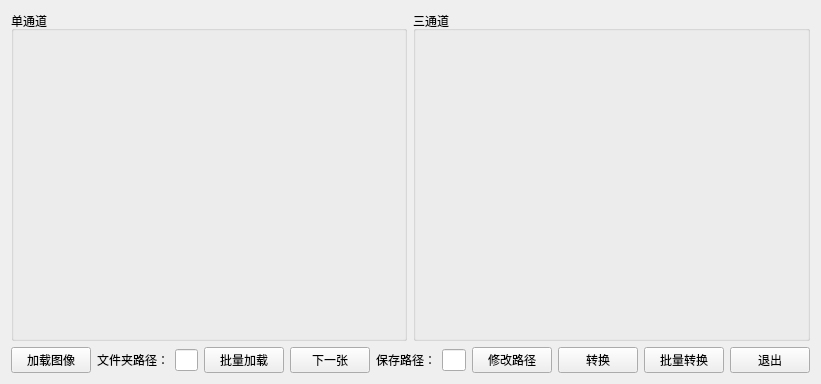
<?xml version="1.0" encoding="UTF-8"?>
<ui version="4.0">
 <class>Widget</class>
 <widget class="QWidget" name="Widget">
  <property name="geometry">
   <rect>
    <x>0</x>
    <y>0</y>
    <width>821</width>
    <height>384</height>
   </rect>
  </property>
  <property name="sizePolicy">
   <sizepolicy hsizetype="Preferred" vsizetype="Preferred">
    <horstretch>0</horstretch>
    <verstretch>0</verstretch>
   </sizepolicy>
  </property>
  <property name="windowTitle">
   <string>Widget</string>
  </property>
  <layout class="QGridLayout" name="gridLayout_3">
   <item row="0" column="0">
    <widget class="QGroupBox" name="groupBox">
     <property name="sizePolicy">
      <sizepolicy hsizetype="Preferred" vsizetype="Expanding">
       <horstretch>0</horstretch>
       <verstretch>0</verstretch>
      </sizepolicy>
     </property>
     <property name="title">
      <string>单通道</string>
     </property>
     <layout class="QGridLayout" name="gridLayout">
      <item row="0" column="0">
       <widget class="QLabel" name="lbl_GrayImg">
        <property name="text">
         <string/>
        </property>
       </widget>
      </item>
     </layout>
    </widget>
   </item>
   <item row="0" column="1">
    <widget class="QGroupBox" name="groupBox_2">
     <property name="sizePolicy">
      <sizepolicy hsizetype="Preferred" vsizetype="Ignored">
       <horstretch>0</horstretch>
       <verstretch>0</verstretch>
      </sizepolicy>
     </property>
     <property name="title">
      <string>三通道</string>
     </property>
     <layout class="QGridLayout" name="gridLayout_2">
      <item row="0" column="0">
       <widget class="QLabel" name="lbl_RGBImg">
        <property name="text">
         <string/>
        </property>
       </widget>
      </item>
     </layout>
    </widget>
   </item>
   <item row="1" column="0" colspan="2">
    <layout class="QHBoxLayout" name="horizontalLayout">
     <item>
      <spacer name="horizontalSpacer">
       <property name="orientation">
        <enum>Qt::Horizontal</enum>
       </property>
       <property name="sizeHint" stdset="0">
        <size>
         <width>40</width>
         <height>20</height>
        </size>
       </property>
      </spacer>
     </item>
     <item>
      <widget class="QPushButton" name="btn_LoadPic">
       <property name="text">
        <string>加载图像</string>
       </property>
      </widget>
     </item>
     <item>
      <widget class="QLabel" name="label_3">
       <property name="text">
        <string>文件夹路径：</string>
       </property>
      </widget>
     </item>
     <item>
      <widget class="QLineEdit" name="edt_ImgFolderPath"/>
     </item>
     <item>
      <widget class="QPushButton" name="btn_OpenFile">
       <property name="text">
        <string>批量加载</string>
       </property>
      </widget>
     </item>
     <item>
      <widget class="QPushButton" name="btn_NextPic">
       <property name="text">
        <string>下一张</string>
       </property>
      </widget>
     </item>
     <item>
      <widget class="QLabel" name="label">
       <property name="text">
        <string>保存路径：</string>
       </property>
      </widget>
     </item>
     <item>
      <widget class="QLineEdit" name="edt_ImgSavePath"/>
     </item>
     <item>
      <widget class="QPushButton" name="btn_SaveImgPath">
       <property name="text">
        <string>修改路径</string>
       </property>
      </widget>
     </item>
     <item>
      <widget class="QPushButton" name="btn_trans">
       <property name="text">
        <string>转换</string>
       </property>
      </widget>
     </item>
     <item>
      <widget class="QPushButton" name="btn_BatchTrans">
       <property name="text">
        <string>批量转换</string>
       </property>
      </widget>
     </item>
     <item>
      <widget class="QPushButton" name="btn_close">
       <property name="text">
        <string>退出</string>
       </property>
      </widget>
     </item>
    </layout>
   </item>
  </layout>
 </widget>
 <layoutdefault spacing="6" margin="11"/>
 <resources/>
 <connections/>
</ui>
